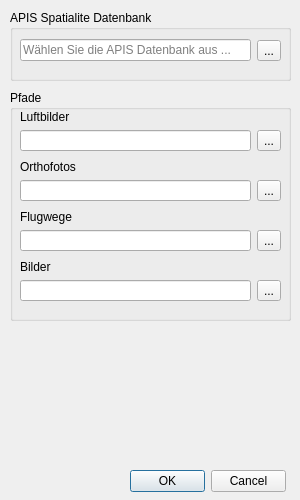
<?xml version="1.0" encoding="UTF-8"?>
<ui version="4.0">
 <class>apisSettingsDialog</class>
 <widget class="QDialog" name="apisSettingsDialog">
  <property name="windowModality">
   <enum>Qt::ApplicationModal</enum>
  </property>
  <property name="geometry">
   <rect>
    <x>0</x>
    <y>0</y>
    <width>300</width>
    <height>500</height>
   </rect>
  </property>
  <property name="sizePolicy">
   <sizepolicy hsizetype="Preferred" vsizetype="Preferred">
    <horstretch>0</horstretch>
    <verstretch>0</verstretch>
   </sizepolicy>
  </property>
  <property name="minimumSize">
   <size>
    <width>300</width>
    <height>500</height>
   </size>
  </property>
  <property name="maximumSize">
   <size>
    <width>300</width>
    <height>500</height>
   </size>
  </property>
  <property name="windowTitle">
   <string>APIS Einstellungen</string>
  </property>
  <property name="locale">
   <locale language="German" country="Austria"/>
  </property>
  <property name="sizeGripEnabled">
   <bool>false</bool>
  </property>
  <property name="modal">
   <bool>true</bool>
  </property>
  <widget class="QGroupBox" name="groupBox">
   <property name="geometry">
    <rect>
     <x>10</x>
     <y>10</y>
     <width>281</width>
     <height>71</height>
    </rect>
   </property>
   <property name="styleSheet">
    <string notr="true"/>
   </property>
   <property name="title">
    <string>APIS Spatialite Datenbank</string>
   </property>
   <widget class="QWidget" name="horizontalLayoutWidget">
    <property name="geometry">
     <rect>
      <x>10</x>
      <y>20</y>
      <width>261</width>
      <height>41</height>
     </rect>
    </property>
    <layout class="QHBoxLayout" name="horizontalLayout">
     <item>
      <widget class="QLineEdit" name="uiDatabaseFileEdit">
       <property name="readOnly">
        <bool>true</bool>
       </property>
       <property name="placeholderText">
        <string>Wählen Sie die APIS Datenbank aus ...</string>
       </property>
      </widget>
     </item>
     <item>
      <widget class="QToolButton" name="uiDatabaseFileTBtn">
       <property name="text">
        <string>...</string>
       </property>
      </widget>
     </item>
    </layout>
   </widget>
  </widget>
  <widget class="QGroupBox" name="groupBox_2">
   <property name="enabled">
    <bool>true</bool>
   </property>
   <property name="geometry">
    <rect>
     <x>10</x>
     <y>90</y>
     <width>281</width>
     <height>231</height>
    </rect>
   </property>
   <property name="title">
    <string>Pfade</string>
   </property>
   <property name="flat">
    <bool>false</bool>
   </property>
   <widget class="QWidget" name="gridLayoutWidget">
    <property name="geometry">
     <rect>
      <x>10</x>
      <y>20</y>
      <width>261</width>
      <height>41</height>
     </rect>
    </property>
    <layout class="QGridLayout" name="gridLayout_2">
     <item row="1" column="1">
      <widget class="QToolButton" name="uiAerialImageDirTBtn">
       <property name="text">
        <string>...</string>
       </property>
      </widget>
     </item>
     <item row="0" column="0">
      <widget class="QLabel" name="label">
       <property name="text">
        <string>Luftbilder</string>
       </property>
      </widget>
     </item>
     <item row="1" column="0">
      <widget class="QLineEdit" name="uiAerialImageDirEdit">
       <property name="readOnly">
        <bool>true</bool>
       </property>
      </widget>
     </item>
    </layout>
   </widget>
   <widget class="QWidget" name="gridLayoutWidget_2">
    <property name="geometry">
     <rect>
      <x>10</x>
      <y>70</y>
      <width>261</width>
      <height>41</height>
     </rect>
    </property>
    <layout class="QGridLayout" name="gridLayout_3">
     <item row="1" column="1">
      <widget class="QToolButton" name="uiOrthoPhotoDirTBtn">
       <property name="text">
        <string>...</string>
       </property>
      </widget>
     </item>
     <item row="0" column="0">
      <widget class="QLabel" name="label_2">
       <property name="text">
        <string>Orthofotos</string>
       </property>
      </widget>
     </item>
     <item row="1" column="0">
      <widget class="QLineEdit" name="uiOrthoPhotoDirEdit">
       <property name="readOnly">
        <bool>true</bool>
       </property>
      </widget>
     </item>
    </layout>
   </widget>
   <widget class="QWidget" name="gridLayoutWidget_3">
    <property name="geometry">
     <rect>
      <x>10</x>
      <y>120</y>
      <width>261</width>
      <height>41</height>
     </rect>
    </property>
    <layout class="QGridLayout" name="gridLayout_4">
     <item row="1" column="1">
      <widget class="QToolButton" name="toolButton_4">
       <property name="text">
        <string>...</string>
       </property>
      </widget>
     </item>
     <item row="0" column="0">
      <widget class="QLabel" name="label_3">
       <property name="text">
        <string>Flugwege</string>
       </property>
      </widget>
     </item>
     <item row="1" column="0">
      <widget class="QLineEdit" name="lineEdit_3">
       <property name="readOnly">
        <bool>true</bool>
       </property>
      </widget>
     </item>
    </layout>
   </widget>
   <widget class="QWidget" name="gridLayoutWidget_4">
    <property name="geometry">
     <rect>
      <x>10</x>
      <y>170</y>
      <width>261</width>
      <height>41</height>
     </rect>
    </property>
    <layout class="QGridLayout" name="gridLayout_6">
     <item row="1" column="1">
      <widget class="QToolButton" name="toolButton_6">
       <property name="text">
        <string>...</string>
       </property>
      </widget>
     </item>
     <item row="0" column="0">
      <widget class="QLabel" name="label_5">
       <property name="text">
        <string>Bilder</string>
       </property>
      </widget>
     </item>
     <item row="1" column="0">
      <widget class="QLineEdit" name="lineEdit_5">
       <property name="readOnly">
        <bool>true</bool>
       </property>
      </widget>
     </item>
    </layout>
   </widget>
  </widget>
  <widget class="QDialogButtonBox" name="buttonBox">
   <property name="geometry">
    <rect>
     <x>130</x>
     <y>470</y>
     <width>156</width>
     <height>23</height>
    </rect>
   </property>
   <property name="standardButtons">
    <set>QDialogButtonBox::Cancel|QDialogButtonBox::Ok</set>
   </property>
  </widget>
 </widget>
 <resources>
  <include location="resource.qrc"/>
 </resources>
 <connections/>
</ui>
